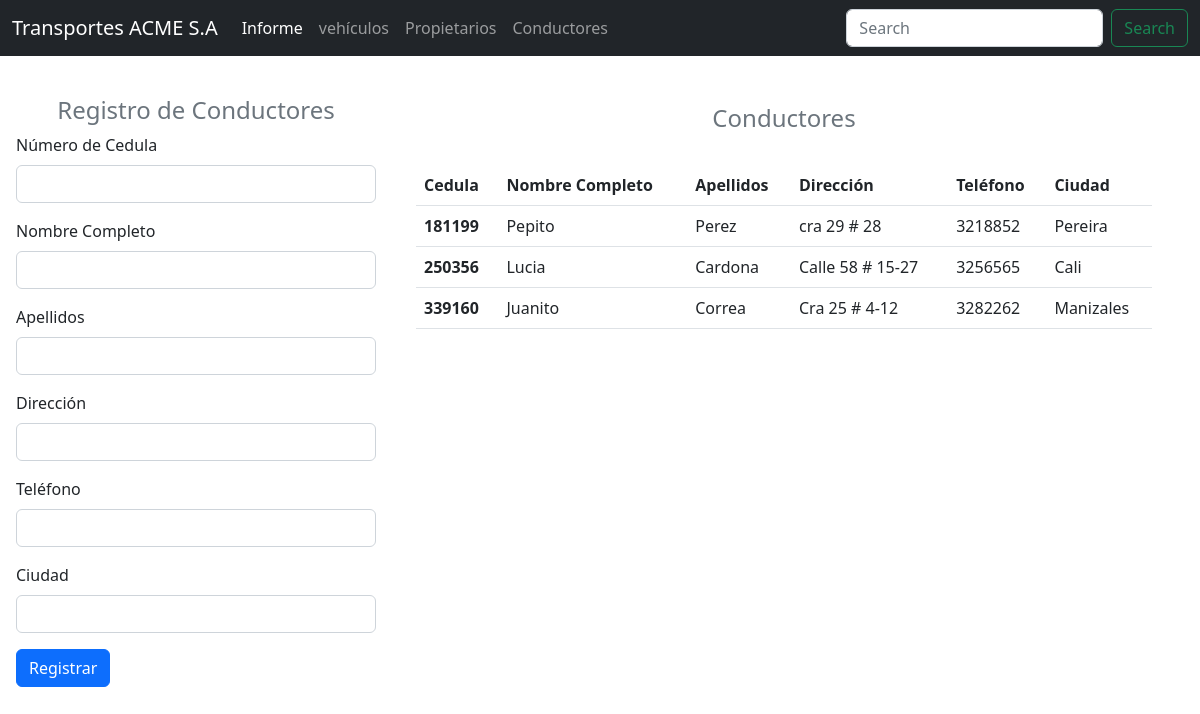
The page /views/conductores_index.php on the database its author committed.
### tables this page shows
CREATE TABLE `conductores` (
  `cedula` int(11) NOT NULL,
  `nombre` text NOT NULL,
  `apellido` text NOT NULL,
  `direccion` text NOT NULL,
  `telefono` text NOT NULL,
  `ciudad` text NOT NULL
);

### views/conductores_index.php (the view, shortened to what this page needs)
<?php
    include "header/header.php";
?>
    <br>
    <div class="container-fluid row">
        <form class="col-4 p-3" method="POST">
            <h4 class="text-center text-secondary">Registro de Conductores </h4>
            <div class="mb-3">
                <label class="form-label">Número de Cedula</label>
                <input type="text" class="form-control" name="cedulaConductor">
            </div>
            <div class="mb-3">
                <label class="form-label">Nombre Completo</label>
                <input type="text" class="form-control" name="nombresConductor">
            </div>
            <div class="mb-3">
                <label class="form-label">Apellidos</label>
                <input type="text" class="form-control" name="apellidosConductor">
            </div>
            <div class="mb-3">
                <label class="form-label">Dirección</label>
                <input type="text" class="form-control" name="direccionConductor">
            </div>
            <div class="mb-3">
                <label class="form-label">Teléfono</label>
                <input type="text" class="form-control" name="telefonoConductor">
            </div>
            <div class="mb-3">
                <label class="form-label">Ciudad</label>
                <input type="text" class="form-control" name="ciudadConductor">
            </div>
            <button type="submit" class="btn btn-primary" name="btnregistrarconductor" value="ok">Registrar</button>
        </form>
        <div class="col-8 p-4">
            <table class="table table-hover">
            <h4 class="text-center text-secondary">Conductores </h4>
            <br>
                <thead>
                    <tr>
                        <th scope="col">Cedula</th>
                        <th scope="col">Nombre Completo</th>
                        <th scope="col">Apellidos</th>
                        <th scope="col">Dirección</th>
                        <th scope="col">Teléfono</th>
                        <th scope="col">Ciudad</th>
                    </tr>
                </thead>
                <tbody>
                    <?php
                        include "../models/conexion.php";
                        $sql = $conexion->query(" select * from conductores ");
                        while($datos=$sql->fetch_object()){
                    ?>
                        <tr>
                            <th scope="row"> <?= $datos->cedula ?> </th>
                            <td> <?= $datos->nombre ?> </td>
                            <td> <?= $datos->apellido ?> </td>
                            <td> <?= $datos->direccion ?> </td>
                            <td> <?= $datos->telefono ?> </td>
                            <td> <?= $datos->ciudad ?> </td>
                        </tr>
                    <?php
                        }
                    ?>
                </tbody>
            </table>
        </div>
    </div>
</body>
</html>

### rows shown on the page
conductores: cedula "181199", nombre "Pepito", apellido "Perez", direccion "cra 29 # 28", telefono "3218852", ciudad "Pereira"
conductores: cedula "250356", nombre "Lucia", apellido "Cardona", direccion "Calle 58 # 15-27", telefono "3256565", ciudad "Cali"
conductores: cedula "339160", nombre "Juanito", apellido "Correa", direccion "Cra 25 # 4-12", telefono "3282262", ciudad "Manizales"
